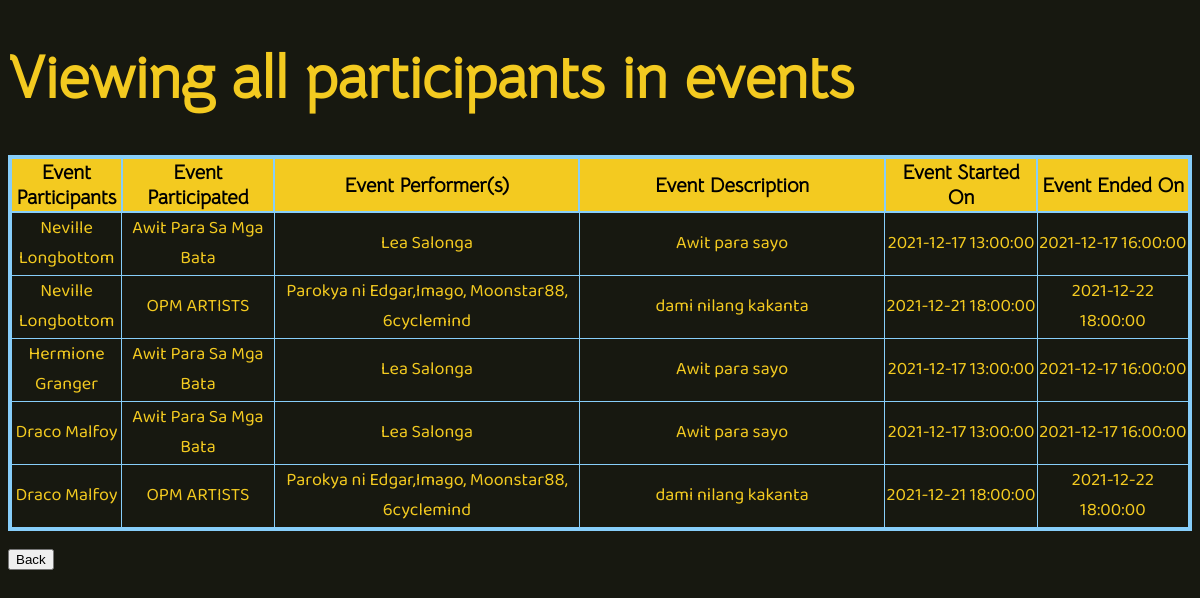
/admin/view_events_participants.php (signed in), run on the app's committed database.
### tables this page shows
CREATE TABLE `events` (
  `id` int(10) UNSIGNED NOT NULL,
  `title` varchar(256) NOT NULL,
  `performer` varchar(256) NOT NULL,
  `venue` varchar(256) NOT NULL,
  `description` varchar(256) NOT NULL,
  `date_start` datetime NOT NULL,
  `date_end` datetime NOT NULL,
  `ticket_price` double NOT NULL,
  `status` varchar(256) NOT NULL,
  `created_at` datetime DEFAULT current_timestamp()
);

### admin/view_events_participants.php (the view, shortened to what this page needs)
<?php
try {
    require 'config.php';
    $sql = ("SELECT CONCAT(u.given_name, ' ', u.surname) AS 'Event Participants', e.title AS 'Event Participated', e.performer AS 'Event Performer(s)', e.description AS 'Event Description', e.date_start AS 'Event Started On', e.date_end AS 'Event Ended On' FROM event_users eu INNER JOIN events e ON eu.event_id = e.id INNER JOIN users u ON eu.user_id = u.user_id ORDER BY u.user_id, e.title");
    $stmt = $db->query($sql);
    $stmt->setFetchMode(PDO::FETCH_ASSOC);
} catch (PDOException $e) {
    die("Could not connect to the database $dbname :" . $e->getMessage());
}
?>
<!DOCTYPE html>
<html lang="en">
<head>
    <link rel="stylesheet" type="text/css" href="../styles/view_participants_events.css">
</head>
<body>
    <h1>Viewing all participants in events</h1>
    <div>
        <table>
            <thead>
                <tr>
                    <th><strong>Event Participants</strong></th>
                    <th><strong>Event Participated</strong></th>
                    <th><strong>Event Performer(s)</strong></th>
                    <th><strong>Event Description</strong></th>
                    <th><strong>Event Started On</strong></th>
                    <th><strong>Event Ended On</strong></th>
                </tr>
            </thead>
            <tbody>
                <?php while ($row = $stmt->fetch()) : ?>
                    <tr>
                        <td width="2%"><?php echo htmlspecialchars($row['Event Participants']) ?></td>
                        <td width="10%"><?php echo htmlspecialchars($row['Event Participated']); ?></td>
                        <td width="20%"><?php echo htmlspecialchars($row['Event Performer(s)']); ?></td>
                        <td width="20%"><?php echo htmlspecialchars($row['Event Description']); ?></td>
                        <td width="10%"><?php echo htmlspecialchars($row['Event Started On']); ?></td>
                        <td width="10%"><?php echo htmlspecialchars($row['Event Ended On']); ?></td>
                    </tr>
                <?php endwhile; ?>
            </tbody>
        </table>
    </div>
    <br>
    <div>
        <form action="admin.php">
            <input type="submit" value="Back" />
        </form>
    </div>
</body>
</html>

### styles/view_participants_events.css (style rules this page uses)
body { background-color: #171810; }
h1 { font-family: "font_h1"; font-size: 60px; color: #f3ca20; }

### admin/view_events_participants.php (style rules this page uses)
table { border-collapse: collapse; width: 100%; color: #f3ca20; font-family: monospace; font-size: 16px; text-align: center; border: 4px solid lightskyblue; }
th { background-color: #f3ca20; color: black; border: 2px solid lightskyblue; font-family: "font_h1"; font-size: 20px; }
td { border: 1px solid lightskyblue; font-family: "font_p"; font-size: 18px; }

### data on the page
events: Event "Neville Longbottom", title "Awit Para Sa Mga Bata", performer "Lea Salonga", description "Awit para sayo", date_start "2021-12-17 13:00:00", date_end "2021-12-17 16:00:00", Event "Hermione Granger", Event "Draco Malfoy"
events: Event "Neville Longbottom", title "OPM ARTISTS", performer "Parokya ni Edgar,Imago, Moonstar88, 6cyclemind", description "dami nilang kakanta", date_start "2021-12-21 18:00:00", date_end "2021-12-22 18:00:00", Event "Draco Malfoy"
